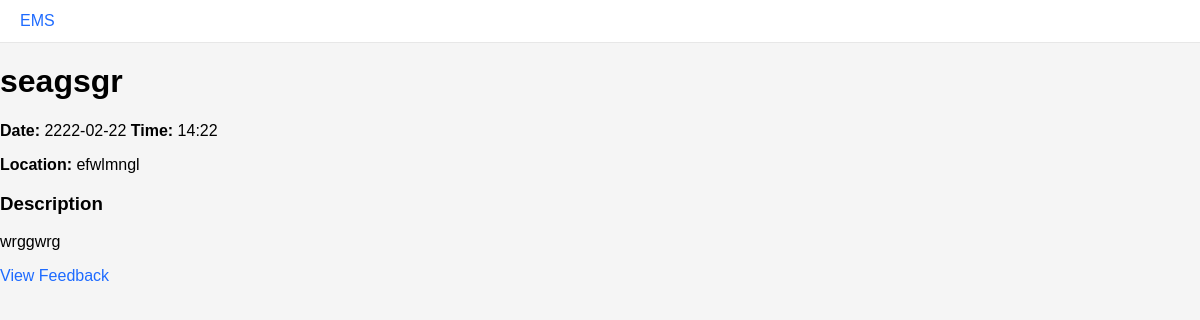
/event/1, run on an earlier commit of the app's database.
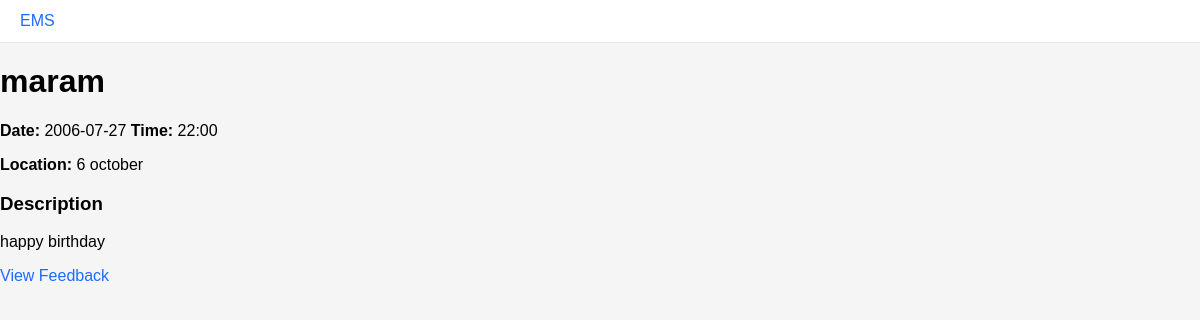
And on a later commit of the database.
### tables this page shows
CREATE TABLE events (
  id INTEGER PRIMARY KEY AUTOINCREMENT,
  title TEXT NOT NULL,
  description TEXT,
  location TEXT,
  date TEXT,
  time TEXT,
  status TEXT DEFAULT 'pending',
  organizer_id INTEGER,
  created_at DATETIME DEFAULT CURRENT_TIMESTAMP,
  FOREIGN KEY (organizer_id) REFERENCES users(id) ON DELETE SET NULL
);

### src/controllers/event_controller.py (the view)
@bp.route('/event/<int:event_id>')
def event_detail(event_id):
    event = get_event_by_id(event_id)
    if not event:
        flash('Event not found', 'error')
        return redirect(url_for('events.events_list'))
    return render_template('event_datail.html', event=event)

### src/controllers/auth_controller.py (called while the page is built)
@bp.before_app_request
def load_logged_in_user():
    user_id = session.get('user_id')
    if user_id is None:
        g.user = None
    else:
        g.user = get_user_by_id(user_id)

### src/repositories/event_repo.py (called while the page is built)
def get_event_by_id(event_id):
    db = get_db()
    cur = db.cursor()
    cur.execute(
        "SELECT id, title, description, location, date, time, status, organizer_id, created_at FROM events WHERE id = ?",
        (event_id,),
    )
    row = cur.fetchone()
    return dict(row) if row else None

### src/utils/db.py (called while the page is built)
def get_db():
    db = getattr(g, '_database', None)
    if db is None:
        db = g._database = sqlite3.connect(DB_PATH)
        db.row_factory = sqlite3.Row
    return db

    @app.teardown_appcontext
    def _close_db(exception):
        db = getattr(g, '_database', None)
        if db is not None:
            db.close()

### templates/event_datail.html (shortened to what this page needs)
{% extends "base.html" %}
{% block content %}
<div class="container">
	<h1>{{ event.title }}</h1>
	<p><strong>Date:</strong> {{ event.date }} <strong>Time:</strong> {{ event.time }}</p>
	<p><strong>Location:</strong> {{ event.location }}</p>
	<div>
		<h3>Description</h3>
		<p>{{ event.description }}</p>
	</div>
		<p>
			{% if session.get('role') == 'student' %}
				<a href="{{ url_for('feedback.feedback', event_id=event.id) }}">Leave Feedback</a>
			{% else %}
				<a href="{{ url_for('feedback.feedback', event_id=event.id) }}">View Feedback</a>
			{% endif %}
		</p>
</div>
{% endblock %}

What changed in the data, as far as the page shows it:
changed events: title "seagsgr" → "maram"; date "2222-02-22" → "2006-07-27"; time "14:22" → "22:00"; location "efwlmngl" → "6 october"; description "wrggwrg" → "happy birthday"
